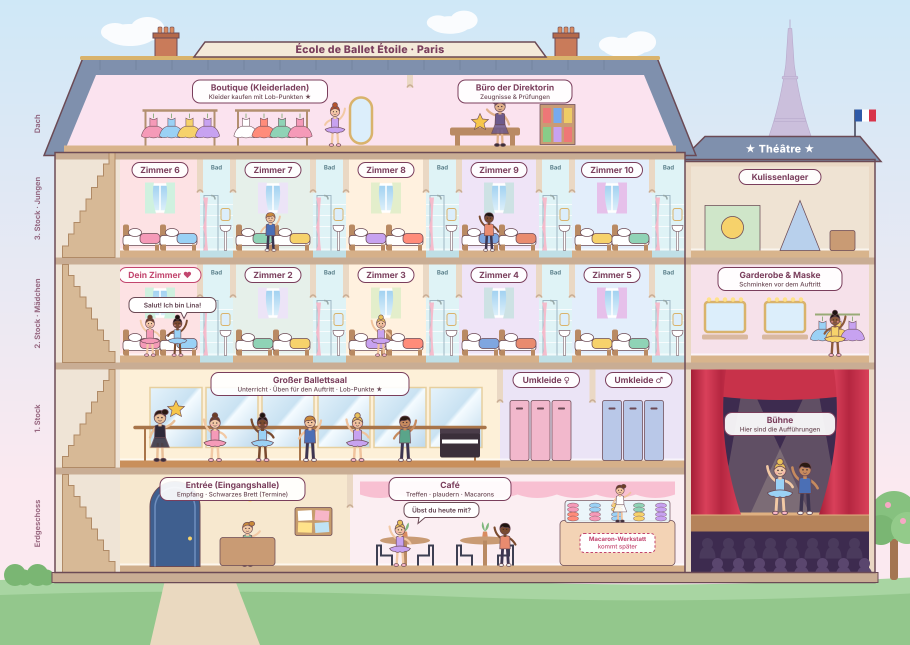
#> input picture schule_aufbau.png, 3640 x 2580 px (shown at 1/4 size)
$ python bild_vorbereiten.py ../schule_aufbau.png ../vergleich.png
#> lines starting #> are read from the running program, lines starting #| are printed output that depends on the picture
"""Bereitet ein fotografiertes Bild für einen Bilderrahmen im Spiel vor.

Anders als zeichnung_freistellen.py wird nichts freigestellt: Das ganze Blatt kommt in den Rahmen.
- gleicht ungleichmäßiges Licht vom Foto aus (Papier wird gleichmäßig hell)
- schneidet einen schmalen Rand ab (Tischkante, Schatten)
- speichert eine große Version (assets/bearbeitet) und eine kleine eingebettete Version fürs Spiel

Aufruf: python3 tools/bild_vorbereiten.py foto.jpg name [--licht]
  name      Dateiname ohne Endung, z. B. bild_wal  → Platzhalter {{BILD_WAL}} im Spiel
  --licht   Licht ausgleichen (für Bleistift-/Buntstiftbilder auf Papier; nicht für dunkle Gemälde)
"""
import base64
import io
import sys
from pathlib import Path

import numpy as np
from PIL import Image, ImageEnhance, ImageOps

sys.path.insert(0, str(Path(__file__).parent))
from zeichnung_freistellen import background_estimate  # noqa: E402

ROOT = Path(__file__).resolve().parent.parent


def prepare(src, name, licht=False, rand=0.025):
#> called with src = '../schule_aufbau.png', name = '../vergleich.png', licht = False, rand = 0.025
    im = ImageOps.exif_transpose(Image.open(src)).convert("RGB")
#> im is the input picture: PIL image 3640x2580 RGB; mean R, G, B 207.8, 201.2, 196.4
    w, h = im.size
#> w = 3640; h = 2580
    im = im.crop((int(w * rand), int(h * rand), int(w * (1 - rand)), int(h * (1 - rand))))
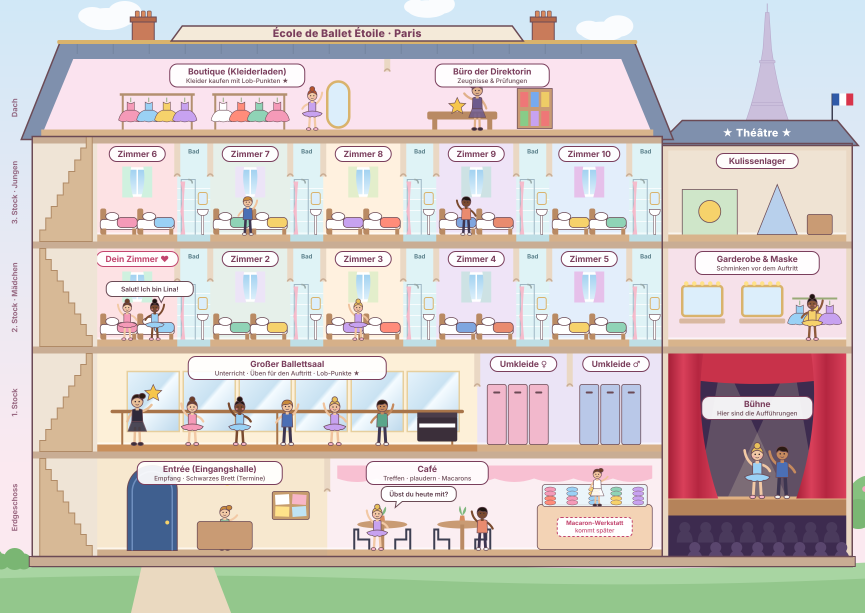
#> im: PIL image 3458x2451 RGB (shown at 1/4 size); mean R, G, B 208.6, 199, 194.7
    if licht:
        rgb = np.asarray(im).astype(np.float32)
        bg = background_estimate(np.asarray(im))
        paper = np.array([250, 246, 238], np.float32)        # warmes Papierweiß
        norm = np.clip(rgb / np.maximum(bg, 1) * paper, 0, 255)
        im = Image.fromarray(norm.astype(np.uint8))
        im = ImageEnhance.Contrast(im).enhance(1.12)
        im = ImageEnhance.Color(im).enhance(1.2)
    im.save(ROOT / "assets" / "bearbeitet" / f"{name}.jpg", quality=90)
    small = im.resize((300, int(im.height * 300 / im.width)), Image.LANCZOS)
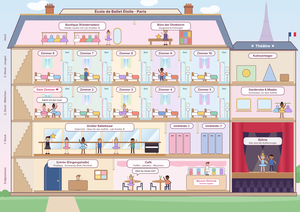
#> small: PIL image 300x212 RGB; mean R, G, B 208.4, 198.8, 194.6
    buf = io.BytesIO()
    small.save(buf, "WEBP", quality=80)
    (ROOT / "game" / f"{name}.b64").write_text(base64.b64encode(buf.getvalue()).decode())
    print(name, small.size, len(buf.getvalue()) // 1024, "KB")
#| ../vergleich.png (300, 212) 12 KB


if __name__ == "__main__":
    prepare(sys.argv[1], sys.argv[2], "--licht" in sys.argv)
